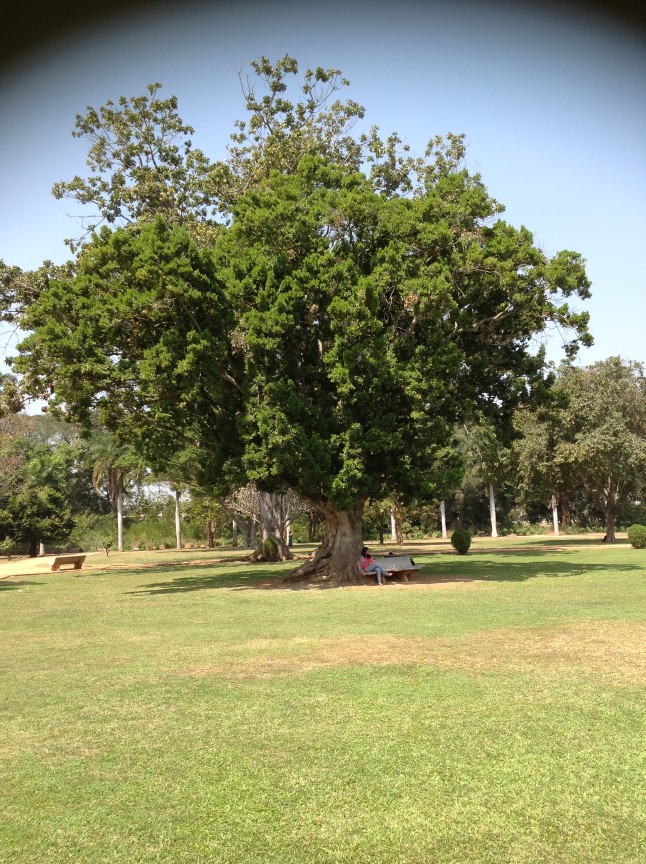
#> input picture trnsfer/own/sachinworkshop/try.JPG, 1936 x 2592 px (shown at 1/3 size)
$ python image.py
#> lines starting #> are read from the running program, lines starting #| are printed output that depends on the picture; after the words box and inside, x2 and y2 are one past the last pixel; in counts of white or black regions, pixels touching at a corner belong together
import cv2

img=cv2.imread("try.JPG",cv2.IMREAD_COLOR)
#> img is the input picture: shape (2592, 1936, 3); mean B, G, R 104.9, 142, 137.6
res_img=cv2.resize(img,(619,621))
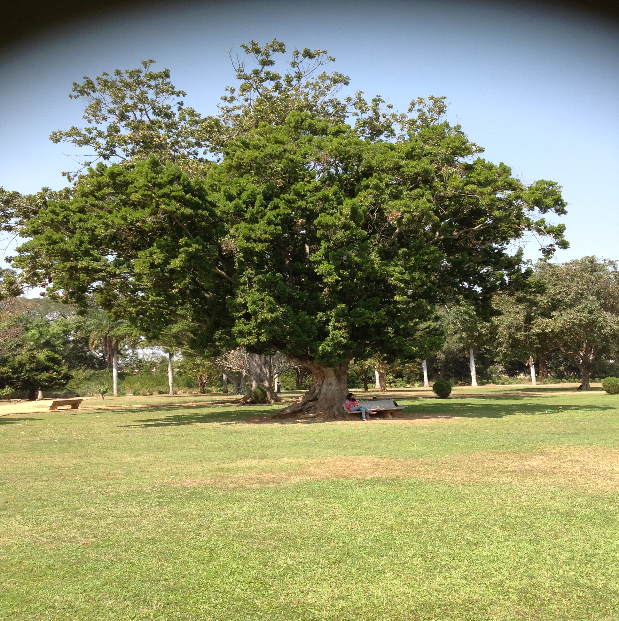
#> res_img: shape (621, 619, 3); mean B, G, R 104.8, 141.9, 137.4
cv2.imshow("hola",res_img)
cv2.waitKey(0)

gray = cv2.cvtColor(res_img, cv2.COLOR_BGR2GRAY)
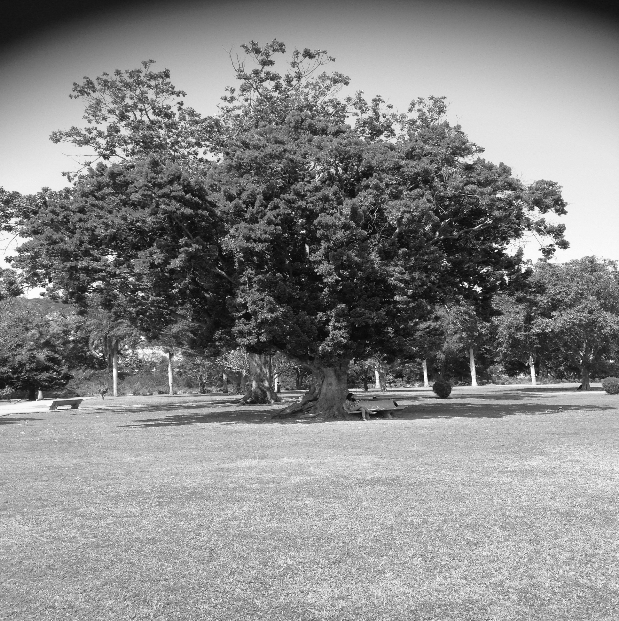
#> gray: shape (621, 619); min 4, max 254, mean 136.4
ret,thresh=cv2.threshold(gray,120,255,cv2.THRESH_BINARY)
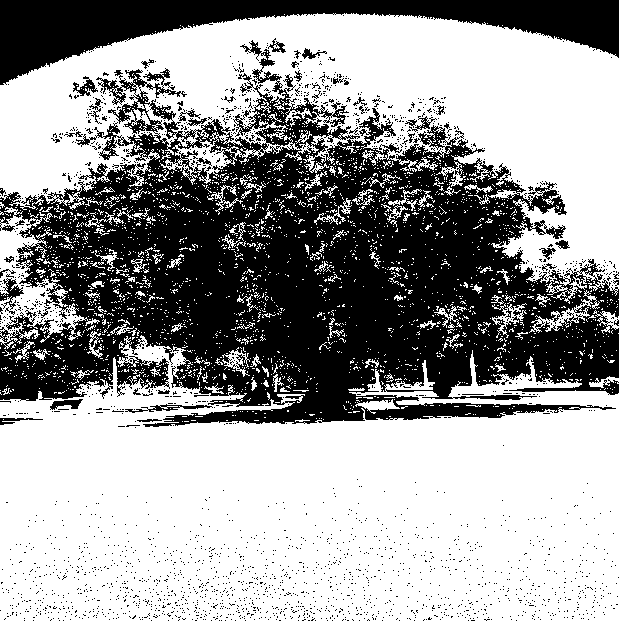
#> thresh: shape (621, 619); 61.2% white; 2358 black regions (2317 under 20 px), largest, box (x1, y1, x2, y2) and area: (0, 40, 619, 427) 122028, (0, 0, 619, 85) 20055, (0, 278, 24, 310) 297
cv2.imshow("hols",thresh)
cv2.waitKey(0)

blurred = cv2.GaussianBlur(gray, (5, 5), 0)
cv2.imshow("hole",blurred)
cv2.waitKey(0)
